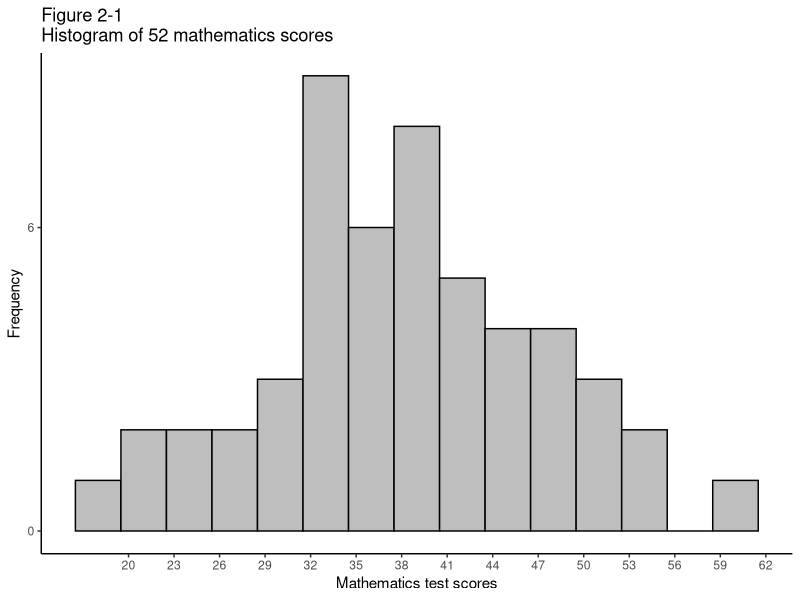
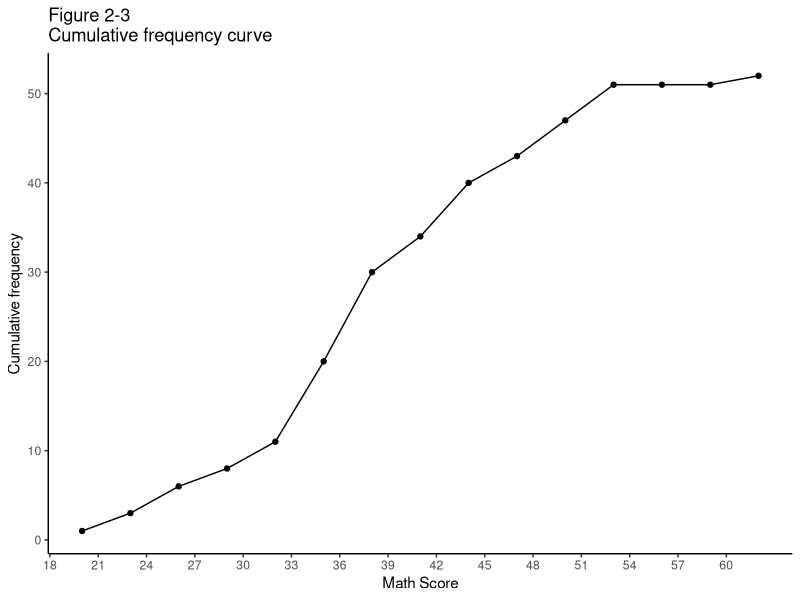
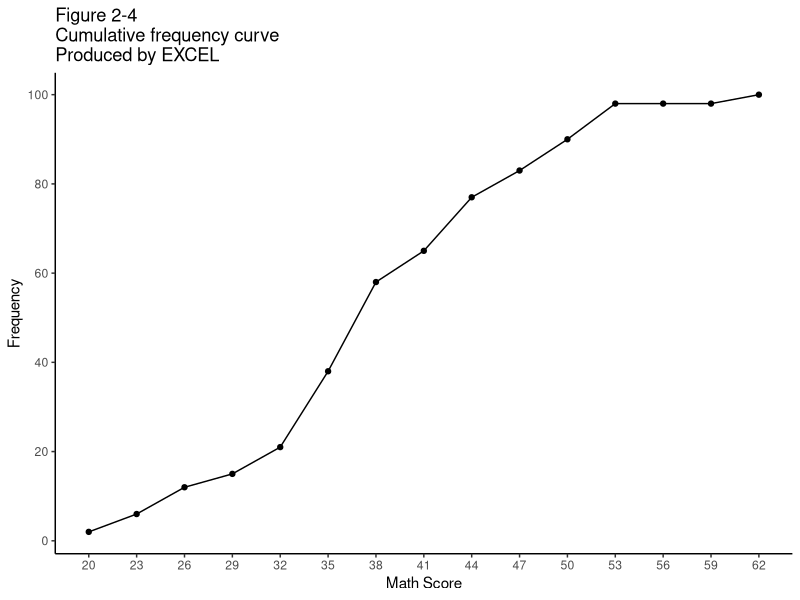
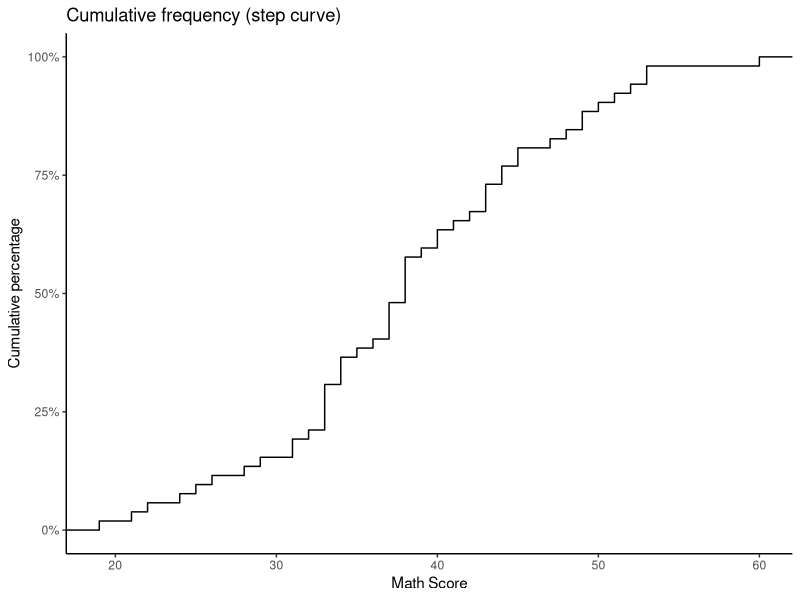
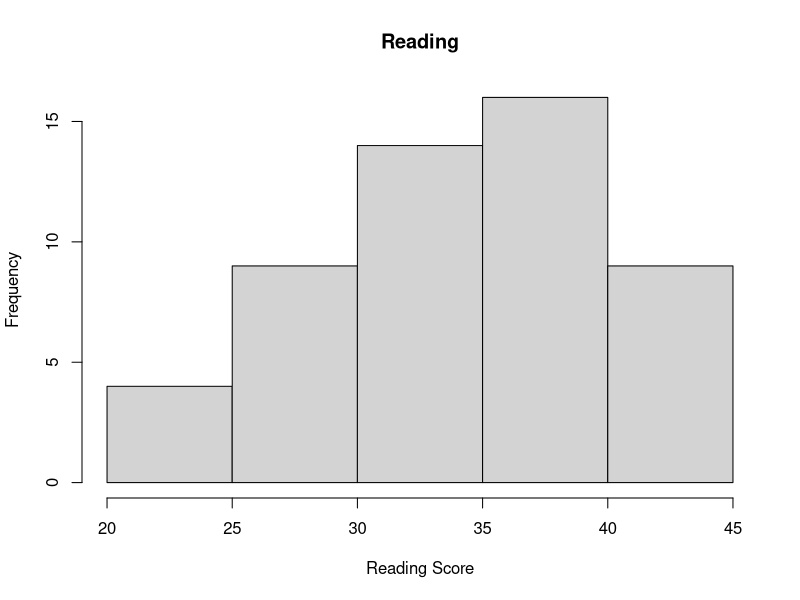
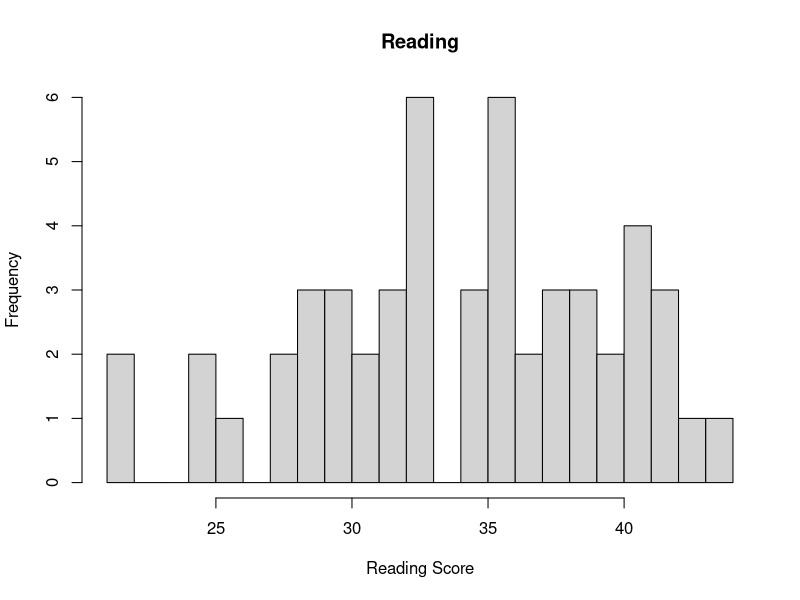
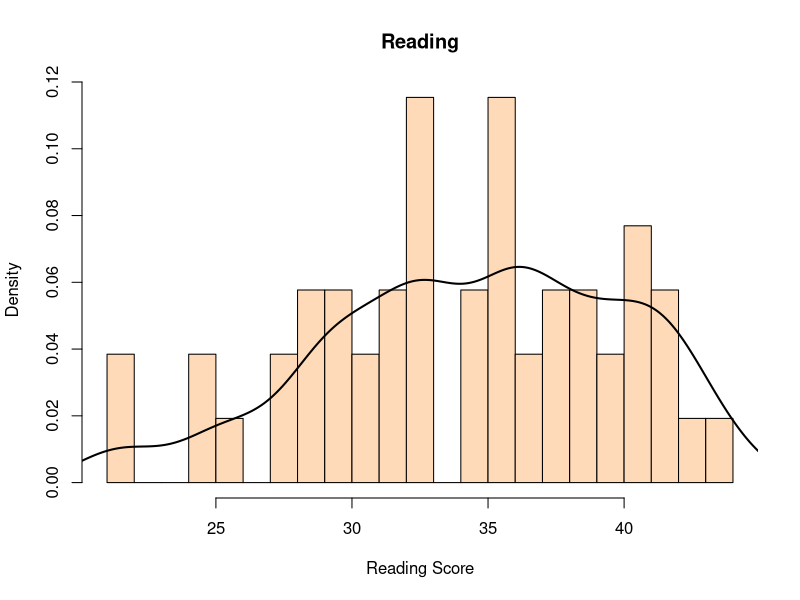
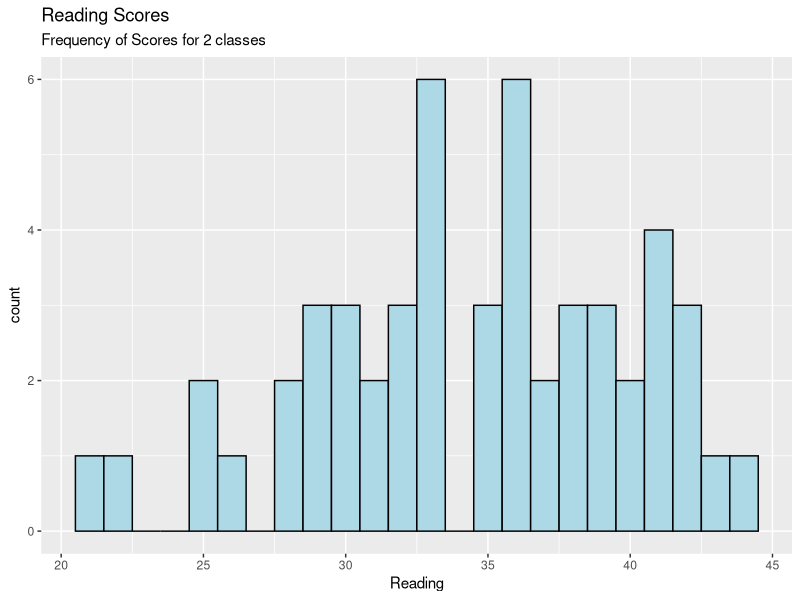

The R script that drew these images, in order:
## Make figures replicating Thorndike pp. 28 - 39

## CLEAR WORKSPACE ####
rm(list=ls())

## LOAD PACKAGES ####
library(tidyverse)

## READ IN DATA ####
# read data from your own computer or directly from Hoffman's GitHub
Table.2.1 <- read_csv(file = "Table.2.1_clean.csv") 

## Make Frequency Distribution (p. 29) ####
# Display the frequency of math scores on Console
table(Table.2.1$Math) 

# Produce the Frequency Distribution as an object
Table.2.2 <- cbind(Freq=table(Table.2.1$Math)) 

# Display Table.2.2 on Console vertically (Note: 31 levels)
Table.2.2 

## One way to fix the lack of "zeros" that are shown on p. 29
# Define 42 levels between 19 & 60
Table.2.2 <- factor(Table.2.1$Math, levels = c(60:19)) 

# Make Table.2.2 a vertically shown object
Table.2.2 <- cbind(Freq=table(Table.2.2)) 

# Make Table.2.2 a data frame (was a vector)
Table.2.2 <- data.frame(Table.2.2)

# Add a second column using the row names (60 - 19)
Table.2.2 <- Table.2.2 %>%
  mutate(Table.2.2, ScoreX = row.names(Table.2.2), .before = 1) 
Table.2.2 # Display on Console

## Grouped Frequency Distribution (p. 31)

# create a vector called "bins", counting by threes
bins <- seq(17, 62, by=3) 
# NOTE: Starting at 17 lines up with Thorndike

# Then create a vector called "Interval"
Interval <- cut(Table.2.1$Math, bins)
# The "cut()" command divides the range of Table.2.1$Math into intervals and codes the values in x according to which interval they fall.

table(Interval) # Produces a horizontal table

# transform() makes a vertical table like Table.2.3
Table.2.3 <- transform(table(Interval))

# Display on console
arrange(Table.2.3, desc(Interval)) 
# Note that arrange() and desc() reorder the table from high to low

## Cumulative Frequency Distribution (p. 35)
# Create data frame of Math scores
# Note: There are much more elegant ways to do this.
Table.2.4 <- data.frame(Table.2.3) %>% 
  mutate(Cumulative_Frequency = cumsum(Freq)) %>% 
  mutate(Cumulative_Percent = round(100*cumsum(Freq)/52))

## Display on console
arrange(Table.2.4, desc(Interval)) 

## Histograms
# Histogram of Math
math.hist = ggplot(Table.2.1, aes(x = Math, y = ..count..)) +
  geom_histogram(binwidth = 3, color = "black", fill = "grey") + 
  theme_classic() +
  labs(x = "Mathematics test scores",
       y = "Frequency") +
  scale_x_continuous(breaks = 20 + c(0:14)*3) +
  scale_y_continuous(breaks = 0 + c(0:2)*6) + 
  ggtitle("Figure 2-1\nHistogram of 52 mathematics scores")

math.hist # display the figure

## Cumulative Frequency Curve

# Again, this is one way of approaching it. Not super elegant though
MathByThrees <- data.frame(Table.2.4) %>%
  mutate(Threes = 20 + c(0:14)*3) 

# Figure 2-3
ggplot(MathByThrees, aes(x=Threes, y=Cumulative_Frequency)) +
  geom_line() +
  geom_point() +
  theme_classic() +
  labs(x = "Math Score",
       y = "Cumulative frequency") +
  ggtitle("Figure 2-3\nCumulative frequency curve") +
  scale_x_continuous(breaks = 18 + c(0:14)*3)

## Figure 2-4
ggplot(MathByThrees, aes(x=Threes, y=Cumulative_Percent)) +
  geom_line() +
  geom_point() +
  theme_classic() +
  labs(x = "Math Score",
       y = "Frequency") +
  scale_x_continuous(breaks = 20 + c(0:14)*3) +
  scale_y_continuous(breaks = 0 + c(0:5)*20) + 
  ggtitle("Figure 2-4\nCumulative frequency curve\nProduced by EXCEL")


## Plotting an empirical cumulative distribution function for Math
#Because really, why put them in bins when you want to look at how it all comes together? 
ggplot(Table.2.1) +
  stat_ecdf(aes(x=Math)) + 
  #Produce empirical cumulative density function
  scale_y_continuous(labels = scales::percent) + 
  #change from proportion to percentage
  theme_classic() +
  labs(x = "Math Score",
       y = "Cumulative percentage") +
  ggtitle("Cumulative frequency (step curve)") 

###########
# Supplemental Code beyond page 39 of Thorndike

## MAKE FIGURES ####

# Frequency Plot of Reading - bins of 5
read.hist <- hist(Table.2.1$Reading, # histogram
                  border="black",
                  prob = FALSE, # show frequencies; not densities
                  xlab = "Reading Score",
                  main = "Reading")

# Frequency Plot of Reading - bins of 1
read.hist <- hist(Table.2.1$Reading, # histogram
                  border="black",
                  prob = FALSE, # show frequencies; not densities
                  xlab = "Reading Score",
                  main = "Reading",
                  breaks = 25)

# Density Plot of Reading
read.hist <- hist(Table.2.1$Reading, # histogram
                  breaks = 20,
                  col="peachpuff", # column color
                  border="black",
                  prob = TRUE, # show densities instead of frequencies
                  xlab = "Reading Score",
                  main = "Reading")
lines(density(Table.2.1$Reading, bw=1.5), 
      # bw refers bandwidth of kernel smooth
      lwd = 2, # thickness of kernel smooth line
      col = "black") # color of line

### Using ggplot2
# Frequency Plot
read.hist2 <- ggplot(Table.2.1, aes(x = Reading)) + 
  # Use geom_histogram to make the figure a histogram
  geom_histogram(binwidth=1, color=1, fill="light blue") +
  # Add a title
  labs(title =  "Reading Scores") +
  labs(subtitle = "Frequency of Scores for 2 classes")

read.hist2 # display the figure for yourself

# Histogram with kernel density
read.hist3 <-ggplot(Table.2.1, aes(x = Reading)) + 
  geom_histogram(aes(y = ..density..), # plot histogram
                 binwidth = 1, color = "black", fill = "white") +
  geom_density(lwd = .5, color = "black", # add kernel smooth
               adjust = .7 , # adjust bandwidth (.7 means 70% of default kernel)
               fill = "blue", # 4 = light blue
               alpha = .4) + # how shaded (from zero to 1)
  labs(title = "Reading Scores for Two Classes") +
  labs(subtitle = "and overlayed density plot")

read.hist3 # display the figure

# Histogram with kernel density with counts
read.hist4 <-ggplot(Table.2.1, aes(x = Reading)) + 
  geom_histogram(aes(y = ..count..), # plot histogram with count
                 binwidth = 1, color = "black", fill = "white") +
  geom_density(aes(y = ..count..),
               lwd = .5, color = "black", # add kernel smooth
               adjust = .5 , # adjust bandwidth (.5 means 50% of default kernel)
               fill = "blue", # 4 = light blue
               alpha = .4) + # how shaded (from zero to 1)
  labs(title = "Reading Scores for Two Classes") +
  labs(subtitle = "and overlayed density plot")

read.hist4 # display the figure

# Frequency Plot of Math
math.freq = ggplot(Table.2.1, aes(x = Math)) +
  geom_histogram(binwidth = 1, color="black", fill="pink") +
  labs(title =  "Math Scores") +
  labs(subtitle = "Frequency of Scores for 2 classes")

math.freq # display the figure

# Histogram of Math
math.hist = ggplot(Table.2.1, aes(x = Math, y = ..count..)) +
  geom_histogram(binwidth = 1, color = "black", fill = "white") +
  geom_density(lwd = .5, 
               color = "black", adjust =.7, fill = "pink",
               alpha = .5) + # how shaded (from zero to 1)
  labs(title = "Math Scores for Two Classes") +
  labs(subtitle = "and overlayed density plot")

math.hist # display the figure

# Frequency Plot of Spelling
spell.freq<-ggplot(Table.2.1, aes(x=Spelling)) +
  geom_histogram(binwidth=1, color="black", fill="green") +
  labs(title = "Frequency of Spelling Scores for 2 Classes")

spell.freq # display the figure

# Histogram of Spelling
spell.hist = ggplot(Table.2.1, aes(x = Spelling, y = ..count..)) +
  geom_histogram(binwidth = 1, color = "black", fill = "white") +
  geom_density(lwd = .5, color = "black", adjust = .7, 
               fill = "green", alpha = .5) +
  labs(title = "Spelling Scores for Two Classes") +
  labs(subtitle = "and overlayed density plot") +
  theme_classic() 

spell.hist # display the figure


# Barplots
# A quick way to look at the number of boys and girls in each class
barplot(table(Table.2.1$Class, Table.2.1$Gender))


# Box and whiskers plots
# by Gender, if that makes sense in 2022
# Note, I chose to set the boxplots horizontally, with x axis similar to how I set up the histograms
ggplot(Table.2.1, aes(x = Reading, y = Gender)) + geom_boxplot()
ggplot(Table.2.1, aes(x = Math, y = Gender)) + geom_boxplot() # note the outlier
ggplot(Table.2.1, aes(x = Spelling, y = Gender)) + geom_boxplot() # perhaps the variability is larger for females?

# Density plot of Reading, by Gender

ggplot(Table.2.1, aes(x = Reading, color = Gender)) +
  geom_density()

# More details
read.density.gender = ggplot(Table.2.1, 
                             aes(x = Reading, color = Gender)) +
  geom_density(lwd = 1, adjust = .7) +
  labs(title = "Reading Score Density Plot") +
  labs(subtitle = "by Gender: 26 females; 26 males") +
  ylab(label=NULL) +  # remove the y-axis title 
  theme_classic() + # makes the background white
  theme(axis.text.y = element_blank()) + # remove the density scale markers
  theme(axis.ticks.y = element_blank()) + # remove the tick marks
  theme(axis.line.y = element_blank()) # remove the y

read.density.gender # display the figure

# Create a Spelling plot to highlight the variability by gender
# Note that we used a looser kernel estimator to show that the females have a slightly larger spread of scores. Males have a higher peak and shorter tail.
spell.density.gender = ggplot(Table.2.1, 
                              aes(x = Spelling, color = Gender)) +
  geom_density(lwd = 1, adjust = 1.5) + # larger adjust (150%)
  labs(title = "Spelling Score Density Plot") +
  labs(subtitle = "by Gender: 26 females; 26 males") +
  ylab(label=NULL) +  # remove the y-axis title 
  theme_classic() + # makes the background white
  theme(axis.text.y = element_blank()) + # remove the density scale markers
  theme(axis.ticks.y = element_blank()) + # remove the tick marks
  theme(axis.line.y = element_blank()) # remove the y

spell.density.gender # display the figure

